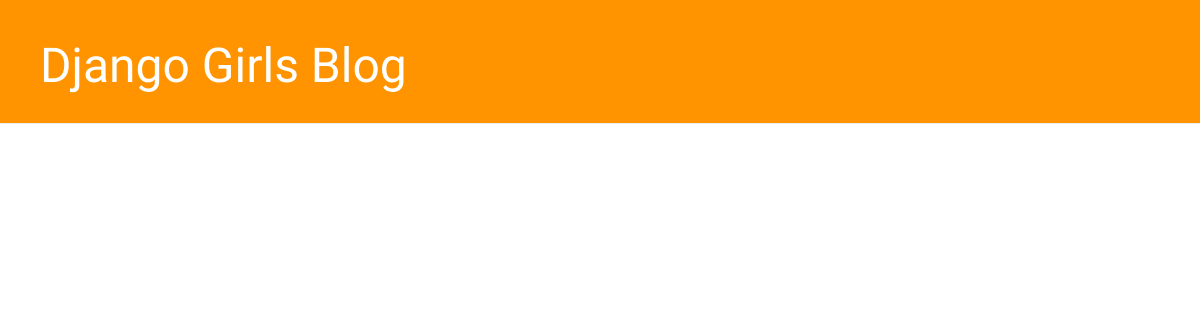
Before: / with the older database file.
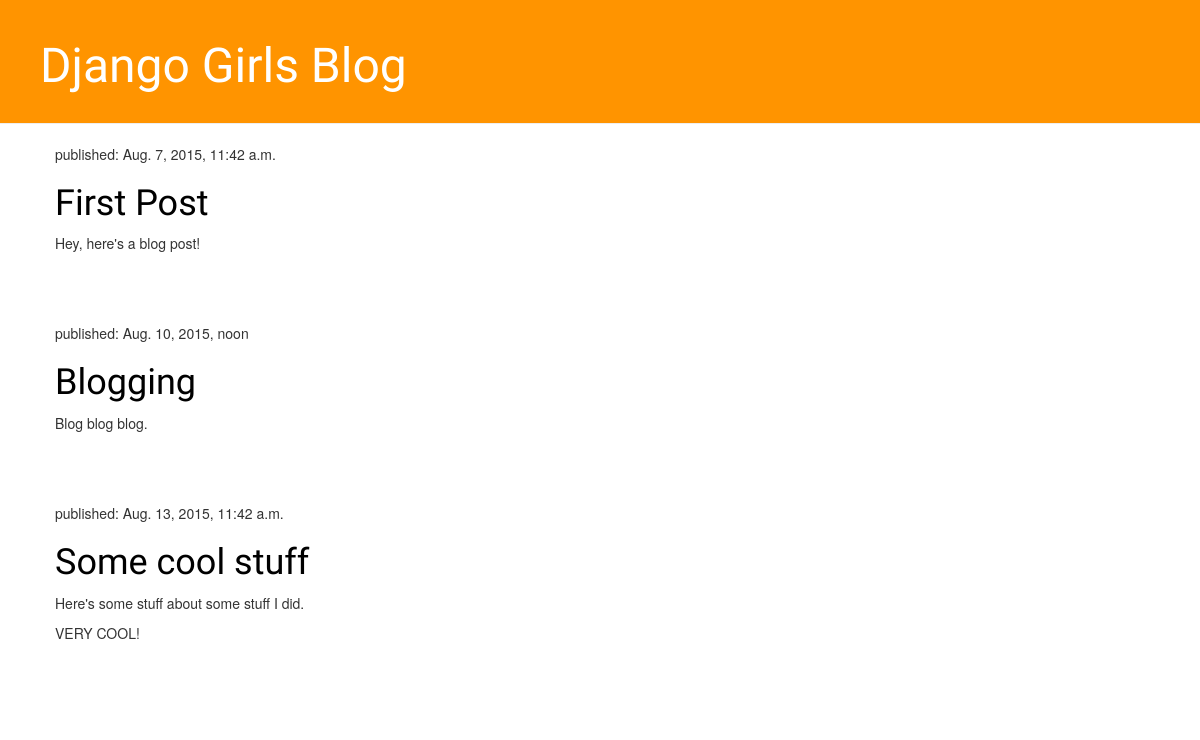
After: the same page with the newer database file.
### blog/models.py (models this page shows, shortened)
class Post(models.Model):
    author = models.ForeignKey('auth.User')
    title = models.CharField(max_length=200)
    text = models.TextField()
    created_date = models.DateTimeField(default=timezone.now)
    published_date = models.DateTimeField(blank=True, null=True)

### blog/views.py (the view)
# urls.py: url(r'^$', views.post_list, name='post_list'),
def post_list(request):
    posts = Post.objects.filter(published_date__lte=timezone.now()).order_by('published_date')
    return render(request, 'blog/post_list.html', {'posts': posts})

### blog/templates/blog/post_list.html (shortened to what this page needs)
{% load staticfiles %}
<html>
    <head>
        <link rel="stylesheet" href="//maxcdn.bootstrapcdn.com/bootstrap/3.2.0/css/bootstrap.min.css">
        <link rel="stylesheet" href="//maxcdn.bootstrapcdn.com/bootstrap/3.2.0/css/bootstrap-theme.min.css">
        <link rel="stylesheet" href="{% static 'css/blog.css' %}">
    </head>
    <body>
        <div class="page-header">
            <h1><a href="">Django Girls Blog</a></h1>
        </div>
        <div class="content container">
            <div class="row">
                <div class="col-md-8">
                    {% for post in posts %}
                    <div class="post">
                        <p>published: {{ post.published_date }}</p>
                        <h1><a href="">{{ post.title }}</a></h2>
                        <p>{{ post.text|linebreaks }}</p>
                    </div>
                    {% endfor %}
                </div>
    </body>
</html>

### blog/static/css/blog.css (style rules this page uses)
.page-header { background-color: #ff9400; margin-top: 0; padding: 20px 20px 20px 40px; }
.page-header h1, .page-header h1 a, .page-header h1 a:visited, .page-header h1 a:active { color: #ffffff; font-size: 36pt; text-decoration: none; }
.content { margin-left: 40px; }
h1, h2, h3, h4 { font-family: 'Lobster', cursive; }
.post { margin-bottom: 70px; }
.post h1 a, .post h1 a:visited { color: #000000; }

Changed rows visible on the page:
added Post: published_date "Aug. 7, 2015, 11:42 a.m.", title "First Post", text "Hey, here's a blog post!"
added Post: published_date "Aug. 10, 2015, noon", title "Blogging", text "Blog blog blog."
added Post: published_date "Aug. 13, 2015, 11:42 a.m.", title "Some cool stuff", text "Here's some stuff about some stuff I did. VERY COOL!"
